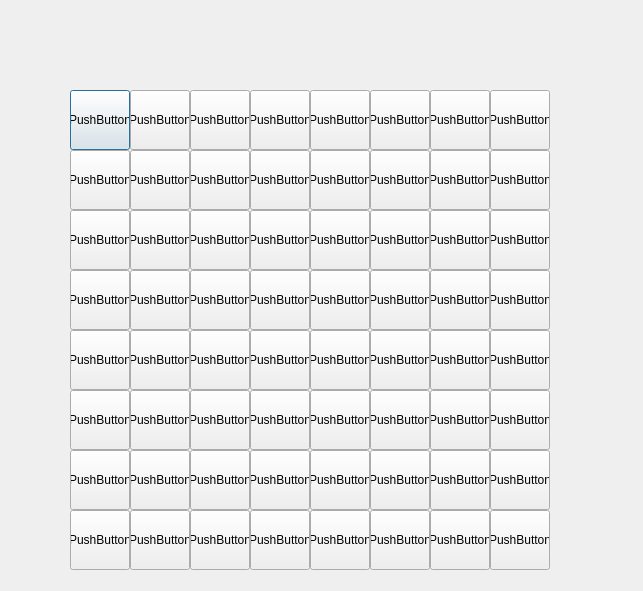
<?xml version="1.0" encoding="UTF-8"?>
<ui version="4.0">
 <class>Dialog</class>
 <widget class="QDialog" name="Dialog">
  <property name="geometry">
   <rect>
    <x>0</x>
    <y>0</y>
    <width>643</width>
    <height>591</height>
   </rect>
  </property>
  <property name="windowTitle">
   <string>Dialog</string>
  </property>
  <widget class="QPushButton" name="pushButton">
   <property name="geometry">
    <rect>
     <x>70</x>
     <y>90</y>
     <width>60</width>
     <height>60</height>
    </rect>
   </property>
   <property name="text">
    <string>PushButton</string>
   </property>
  </widget>
  <widget class="QPushButton" name="pushButton_2">
   <property name="geometry">
    <rect>
     <x>70</x>
     <y>150</y>
     <width>60</width>
     <height>60</height>
    </rect>
   </property>
   <property name="text">
    <string>PushButton</string>
   </property>
  </widget>
  <widget class="QPushButton" name="pushButton_3">
   <property name="geometry">
    <rect>
     <x>70</x>
     <y>210</y>
     <width>60</width>
     <height>60</height>
    </rect>
   </property>
   <property name="text">
    <string>PushButton</string>
   </property>
  </widget>
  <widget class="QPushButton" name="pushButton_4">
   <property name="geometry">
    <rect>
     <x>70</x>
     <y>270</y>
     <width>60</width>
     <height>60</height>
    </rect>
   </property>
   <property name="text">
    <string>PushButton</string>
   </property>
  </widget>
  <widget class="QPushButton" name="pushButton_5">
   <property name="geometry">
    <rect>
     <x>70</x>
     <y>330</y>
     <width>60</width>
     <height>60</height>
    </rect>
   </property>
   <property name="text">
    <string>PushButton</string>
   </property>
  </widget>
  <widget class="QPushButton" name="pushButton_6">
   <property name="geometry">
    <rect>
     <x>70</x>
     <y>390</y>
     <width>60</width>
     <height>60</height>
    </rect>
   </property>
   <property name="text">
    <string>PushButton</string>
   </property>
  </widget>
  <widget class="QPushButton" name="pushButton_7">
   <property name="geometry">
    <rect>
     <x>70</x>
     <y>450</y>
     <width>60</width>
     <height>60</height>
    </rect>
   </property>
   <property name="text">
    <string>PushButton</string>
   </property>
  </widget>
  <widget class="QPushButton" name="pushButton_8">
   <property name="geometry">
    <rect>
     <x>70</x>
     <y>510</y>
     <width>60</width>
     <height>60</height>
    </rect>
   </property>
   <property name="text">
    <string>PushButton</string>
   </property>
  </widget>
  <widget class="QPushButton" name="pushButton_9">
   <property name="geometry">
    <rect>
     <x>130</x>
     <y>390</y>
     <width>60</width>
     <height>60</height>
    </rect>
   </property>
   <property name="text">
    <string>PushButton</string>
   </property>
  </widget>
  <widget class="QPushButton" name="pushButton_10">
   <property name="geometry">
    <rect>
     <x>130</x>
     <y>270</y>
     <width>60</width>
     <height>60</height>
    </rect>
   </property>
   <property name="text">
    <string>PushButton</string>
   </property>
  </widget>
  <widget class="QPushButton" name="pushButton_11">
   <property name="geometry">
    <rect>
     <x>130</x>
     <y>150</y>
     <width>60</width>
     <height>60</height>
    </rect>
   </property>
   <property name="text">
    <string>PushButton</string>
   </property>
  </widget>
  <widget class="QPushButton" name="pushButton_12">
   <property name="geometry">
    <rect>
     <x>130</x>
     <y>90</y>
     <width>60</width>
     <height>60</height>
    </rect>
   </property>
   <property name="text">
    <string>PushButton</string>
   </property>
  </widget>
  <widget class="QPushButton" name="pushButton_13">
   <property name="geometry">
    <rect>
     <x>130</x>
     <y>210</y>
     <width>60</width>
     <height>60</height>
    </rect>
   </property>
   <property name="text">
    <string>PushButton</string>
   </property>
  </widget>
  <widget class="QPushButton" name="pushButton_14">
   <property name="geometry">
    <rect>
     <x>130</x>
     <y>450</y>
     <width>60</width>
     <height>60</height>
    </rect>
   </property>
   <property name="text">
    <string>PushButton</string>
   </property>
  </widget>
  <widget class="QPushButton" name="pushButton_15">
   <property name="geometry">
    <rect>
     <x>130</x>
     <y>330</y>
     <width>60</width>
     <height>60</height>
    </rect>
   </property>
   <property name="text">
    <string>PushButton</string>
   </property>
  </widget>
  <widget class="QPushButton" name="pushButton_16">
   <property name="geometry">
    <rect>
     <x>130</x>
     <y>510</y>
     <width>60</width>
     <height>60</height>
    </rect>
   </property>
   <property name="text">
    <string>PushButton</string>
   </property>
  </widget>
  <widget class="QPushButton" name="pushButton_17">
   <property name="geometry">
    <rect>
     <x>190</x>
     <y>390</y>
     <width>60</width>
     <height>60</height>
    </rect>
   </property>
   <property name="text">
    <string>PushButton</string>
   </property>
  </widget>
  <widget class="QPushButton" name="pushButton_18">
   <property name="geometry">
    <rect>
     <x>190</x>
     <y>270</y>
     <width>60</width>
     <height>60</height>
    </rect>
   </property>
   <property name="text">
    <string>PushButton</string>
   </property>
  </widget>
  <widget class="QPushButton" name="pushButton_19">
   <property name="geometry">
    <rect>
     <x>190</x>
     <y>150</y>
     <width>60</width>
     <height>60</height>
    </rect>
   </property>
   <property name="text">
    <string>PushButton</string>
   </property>
  </widget>
  <widget class="QPushButton" name="pushButton_20">
   <property name="geometry">
    <rect>
     <x>190</x>
     <y>90</y>
     <width>60</width>
     <height>60</height>
    </rect>
   </property>
   <property name="text">
    <string>PushButton</string>
   </property>
  </widget>
  <widget class="QPushButton" name="pushButton_21">
   <property name="geometry">
    <rect>
     <x>190</x>
     <y>210</y>
     <width>60</width>
     <height>60</height>
    </rect>
   </property>
   <property name="text">
    <string>PushButton</string>
   </property>
  </widget>
  <widget class="QPushButton" name="pushButton_22">
   <property name="geometry">
    <rect>
     <x>190</x>
     <y>450</y>
     <width>60</width>
     <height>60</height>
    </rect>
   </property>
   <property name="text">
    <string>PushButton</string>
   </property>
  </widget>
  <widget class="QPushButton" name="pushButton_23">
   <property name="geometry">
    <rect>
     <x>190</x>
     <y>330</y>
     <width>60</width>
     <height>60</height>
    </rect>
   </property>
   <property name="text">
    <string>PushButton</string>
   </property>
  </widget>
  <widget class="QPushButton" name="pushButton_24">
   <property name="geometry">
    <rect>
     <x>190</x>
     <y>510</y>
     <width>60</width>
     <height>60</height>
    </rect>
   </property>
   <property name="text">
    <string>PushButton</string>
   </property>
  </widget>
  <widget class="QPushButton" name="pushButton_25">
   <property name="geometry">
    <rect>
     <x>250</x>
     <y>390</y>
     <width>60</width>
     <height>60</height>
    </rect>
   </property>
   <property name="text">
    <string>PushButton</string>
   </property>
  </widget>
  <widget class="QPushButton" name="pushButton_26">
   <property name="geometry">
    <rect>
     <x>250</x>
     <y>270</y>
     <width>60</width>
     <height>60</height>
    </rect>
   </property>
   <property name="text">
    <string>PushButton</string>
   </property>
  </widget>
  <widget class="QPushButton" name="pushButton_27">
   <property name="geometry">
    <rect>
     <x>250</x>
     <y>150</y>
     <width>60</width>
     <height>60</height>
    </rect>
   </property>
   <property name="text">
    <string>PushButton</string>
   </property>
  </widget>
  <widget class="QPushButton" name="pushButton_28">
   <property name="geometry">
    <rect>
     <x>250</x>
     <y>90</y>
     <width>60</width>
     <height>60</height>
    </rect>
   </property>
   <property name="text">
    <string>PushButton</string>
   </property>
  </widget>
  <widget class="QPushButton" name="pushButton_29">
   <property name="geometry">
    <rect>
     <x>250</x>
     <y>210</y>
     <width>60</width>
     <height>60</height>
    </rect>
   </property>
   <property name="text">
    <string>PushButton</string>
   </property>
  </widget>
  <widget class="QPushButton" name="pushButton_30">
   <property name="geometry">
    <rect>
     <x>250</x>
     <y>450</y>
     <width>60</width>
     <height>60</height>
    </rect>
   </property>
   <property name="text">
    <string>PushButton</string>
   </property>
  </widget>
  <widget class="QPushButton" name="pushButton_31">
   <property name="geometry">
    <rect>
     <x>250</x>
     <y>330</y>
     <width>60</width>
     <height>60</height>
    </rect>
   </property>
   <property name="text">
    <string>PushButton</string>
   </property>
  </widget>
  <widget class="QPushButton" name="pushButton_32">
   <property name="geometry">
    <rect>
     <x>250</x>
     <y>510</y>
     <width>60</width>
     <height>60</height>
    </rect>
   </property>
   <property name="text">
    <string>PushButton</string>
   </property>
  </widget>
  <widget class="QPushButton" name="pushButton_33">
   <property name="geometry">
    <rect>
     <x>310</x>
     <y>390</y>
     <width>60</width>
     <height>60</height>
    </rect>
   </property>
   <property name="text">
    <string>PushButton</string>
   </property>
  </widget>
  <widget class="QPushButton" name="pushButton_34">
   <property name="geometry">
    <rect>
     <x>310</x>
     <y>270</y>
     <width>60</width>
     <height>60</height>
    </rect>
   </property>
   <property name="text">
    <string>PushButton</string>
   </property>
  </widget>
  <widget class="QPushButton" name="pushButton_35">
   <property name="geometry">
    <rect>
     <x>310</x>
     <y>150</y>
     <width>60</width>
     <height>60</height>
    </rect>
   </property>
   <property name="text">
    <string>PushButton</string>
   </property>
  </widget>
  <widget class="QPushButton" name="pushButton_36">
   <property name="geometry">
    <rect>
     <x>310</x>
     <y>90</y>
     <width>60</width>
     <height>60</height>
    </rect>
   </property>
   <property name="text">
    <string>PushButton</string>
   </property>
  </widget>
  <widget class="QPushButton" name="pushButton_37">
   <property name="geometry">
    <rect>
     <x>310</x>
     <y>210</y>
     <width>60</width>
     <height>60</height>
    </rect>
   </property>
   <property name="text">
    <string>PushButton</string>
   </property>
  </widget>
  <widget class="QPushButton" name="pushButton_38">
   <property name="geometry">
    <rect>
     <x>310</x>
     <y>450</y>
     <width>60</width>
     <height>60</height>
    </rect>
   </property>
   <property name="text">
    <string>PushButton</string>
   </property>
  </widget>
  <widget class="QPushButton" name="pushButton_39">
   <property name="geometry">
    <rect>
     <x>310</x>
     <y>330</y>
     <width>60</width>
     <height>60</height>
    </rect>
   </property>
   <property name="text">
    <string>PushButton</string>
   </property>
  </widget>
  <widget class="QPushButton" name="pushButton_40">
   <property name="geometry">
    <rect>
     <x>310</x>
     <y>510</y>
     <width>60</width>
     <height>60</height>
    </rect>
   </property>
   <property name="text">
    <string>PushButton</string>
   </property>
  </widget>
  <widget class="QPushButton" name="pushButton_41">
   <property name="geometry">
    <rect>
     <x>370</x>
     <y>390</y>
     <width>60</width>
     <height>60</height>
    </rect>
   </property>
   <property name="text">
    <string>PushButton</string>
   </property>
  </widget>
  <widget class="QPushButton" name="pushButton_42">
   <property name="geometry">
    <rect>
     <x>370</x>
     <y>270</y>
     <width>60</width>
     <height>60</height>
    </rect>
   </property>
   <property name="text">
    <string>PushButton</string>
   </property>
  </widget>
  <widget class="QPushButton" name="pushButton_43">
   <property name="geometry">
    <rect>
     <x>370</x>
     <y>150</y>
     <width>60</width>
     <height>60</height>
    </rect>
   </property>
   <property name="text">
    <string>PushButton</string>
   </property>
  </widget>
  <widget class="QPushButton" name="pushButton_44">
   <property name="geometry">
    <rect>
     <x>370</x>
     <y>90</y>
     <width>60</width>
     <height>60</height>
    </rect>
   </property>
   <property name="text">
    <string>PushButton</string>
   </property>
  </widget>
  <widget class="QPushButton" name="pushButton_45">
   <property name="geometry">
    <rect>
     <x>370</x>
     <y>210</y>
     <width>60</width>
     <height>60</height>
    </rect>
   </property>
   <property name="text">
    <string>PushButton</string>
   </property>
  </widget>
  <widget class="QPushButton" name="pushButton_46">
   <property name="geometry">
    <rect>
     <x>370</x>
     <y>450</y>
     <width>60</width>
     <height>60</height>
    </rect>
   </property>
   <property name="text">
    <string>PushButton</string>
   </property>
  </widget>
  <widget class="QPushButton" name="pushButton_47">
   <property name="geometry">
    <rect>
     <x>370</x>
     <y>330</y>
     <width>60</width>
     <height>60</height>
    </rect>
   </property>
   <property name="text">
    <string>PushButton</string>
   </property>
  </widget>
  <widget class="QPushButton" name="pushButton_48">
   <property name="geometry">
    <rect>
     <x>370</x>
     <y>510</y>
     <width>60</width>
     <height>60</height>
    </rect>
   </property>
   <property name="text">
    <string>PushButton</string>
   </property>
  </widget>
  <widget class="QPushButton" name="pushButton_49">
   <property name="geometry">
    <rect>
     <x>430</x>
     <y>390</y>
     <width>60</width>
     <height>60</height>
    </rect>
   </property>
   <property name="text">
    <string>PushButton</string>
   </property>
  </widget>
  <widget class="QPushButton" name="pushButton_50">
   <property name="geometry">
    <rect>
     <x>430</x>
     <y>270</y>
     <width>60</width>
     <height>60</height>
    </rect>
   </property>
   <property name="text">
    <string>PushButton</string>
   </property>
  </widget>
  <widget class="QPushButton" name="pushButton_51">
   <property name="geometry">
    <rect>
     <x>430</x>
     <y>150</y>
     <width>60</width>
     <height>60</height>
    </rect>
   </property>
   <property name="text">
    <string>PushButton</string>
   </property>
  </widget>
  <widget class="QPushButton" name="pushButton_52">
   <property name="geometry">
    <rect>
     <x>430</x>
     <y>90</y>
     <width>60</width>
     <height>60</height>
    </rect>
   </property>
   <property name="text">
    <string>PushButton</string>
   </property>
  </widget>
  <widget class="QPushButton" name="pushButton_53">
   <property name="geometry">
    <rect>
     <x>430</x>
     <y>210</y>
     <width>60</width>
     <height>60</height>
    </rect>
   </property>
   <property name="text">
    <string>PushButton</string>
   </property>
  </widget>
  <widget class="QPushButton" name="pushButton_54">
   <property name="geometry">
    <rect>
     <x>430</x>
     <y>450</y>
     <width>60</width>
     <height>60</height>
    </rect>
   </property>
   <property name="text">
    <string>PushButton</string>
   </property>
  </widget>
  <widget class="QPushButton" name="pushButton_55">
   <property name="geometry">
    <rect>
     <x>430</x>
     <y>330</y>
     <width>60</width>
     <height>60</height>
    </rect>
   </property>
   <property name="text">
    <string>PushButton</string>
   </property>
  </widget>
  <widget class="QPushButton" name="pushButton_56">
   <property name="geometry">
    <rect>
     <x>430</x>
     <y>510</y>
     <width>60</width>
     <height>60</height>
    </rect>
   </property>
   <property name="text">
    <string>PushButton</string>
   </property>
  </widget>
  <widget class="QPushButton" name="pushButton_57">
   <property name="geometry">
    <rect>
     <x>490</x>
     <y>390</y>
     <width>60</width>
     <height>60</height>
    </rect>
   </property>
   <property name="text">
    <string>PushButton</string>
   </property>
  </widget>
  <widget class="QPushButton" name="pushButton_58">
   <property name="geometry">
    <rect>
     <x>490</x>
     <y>270</y>
     <width>60</width>
     <height>60</height>
    </rect>
   </property>
   <property name="text">
    <string>PushButton</string>
   </property>
  </widget>
  <widget class="QPushButton" name="pushButton_59">
   <property name="geometry">
    <rect>
     <x>490</x>
     <y>150</y>
     <width>60</width>
     <height>60</height>
    </rect>
   </property>
   <property name="text">
    <string>PushButton</string>
   </property>
  </widget>
  <widget class="QPushButton" name="pushButton_60">
   <property name="geometry">
    <rect>
     <x>490</x>
     <y>90</y>
     <width>60</width>
     <height>60</height>
    </rect>
   </property>
   <property name="text">
    <string>PushButton</string>
   </property>
  </widget>
  <widget class="QPushButton" name="pushButton_61">
   <property name="geometry">
    <rect>
     <x>490</x>
     <y>210</y>
     <width>60</width>
     <height>60</height>
    </rect>
   </property>
   <property name="text">
    <string>PushButton</string>
   </property>
  </widget>
  <widget class="QPushButton" name="pushButton_62">
   <property name="geometry">
    <rect>
     <x>490</x>
     <y>450</y>
     <width>60</width>
     <height>60</height>
    </rect>
   </property>
   <property name="text">
    <string>PushButton</string>
   </property>
  </widget>
  <widget class="QPushButton" name="pushButton_63">
   <property name="geometry">
    <rect>
     <x>490</x>
     <y>330</y>
     <width>60</width>
     <height>60</height>
    </rect>
   </property>
   <property name="text">
    <string>PushButton</string>
   </property>
  </widget>
  <widget class="QPushButton" name="pushButton_64">
   <property name="geometry">
    <rect>
     <x>490</x>
     <y>510</y>
     <width>60</width>
     <height>60</height>
    </rect>
   </property>
   <property name="text">
    <string>PushButton</string>
   </property>
  </widget>
 </widget>
 <resources/>
 <connections/>
</ui>
